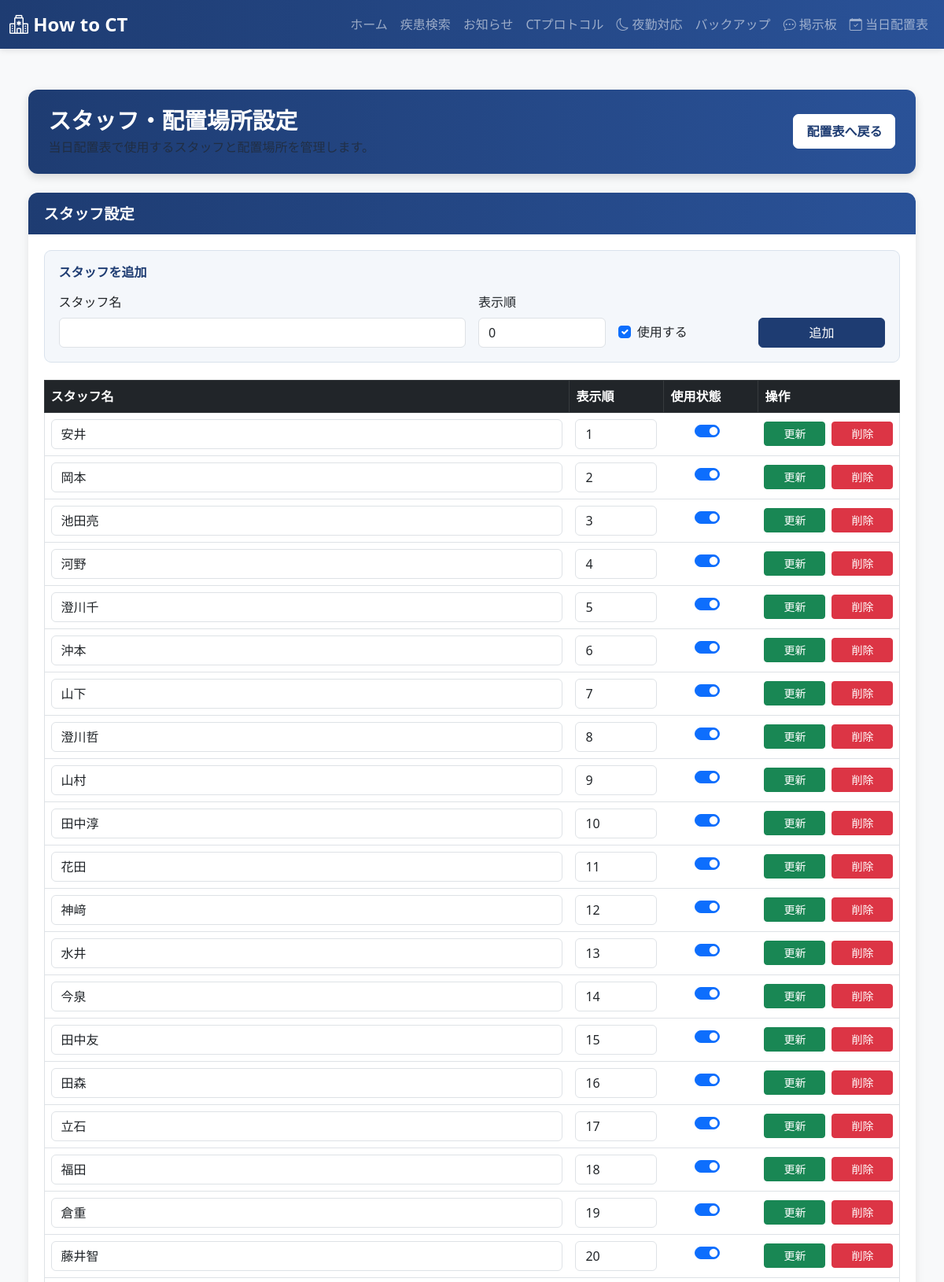
Page /assignment/settings/ (upper part) on the committed database.
### daily_assignment/models.py (models this page shows, shortened)
class Staff(models.Model):
    name = models.CharField("氏名", max_length=50, unique=True)
    display_order = models.PositiveIntegerField("表示順", default=0)
    is_active = models.BooleanField("使用中", default=True)
    class Meta:
        ordering = ("display_order", "name")
        verbose_name = "スタッフ"
        verbose_name_plural = "スタッフ"

### daily_assignment/views.py (the view)
# urls.py: path("settings/", views.settings_view, name="settings"),
@require_GET
def settings_view(request):
    staff_list = Staff.objects.all().order_by(
        "display_order",
        "name",
    )
    area_list = AssignmentArea.objects.all().order_by(
        "display_order",
        "id",
    )
    return render(
        request,
        "daily_assignment/settings.html",
        {
            "staff_list": staff_list,
            "area_list": area_list,
        },
    )

### ct_app/context_processors.py (called while the page is built)
def maintenance_status(request):
    return {
        'is_maintenance': getattr(settings, 'IS_MAINTENANCE', False)
    }

### daily_assignment/templates/daily_assignment/settings.html (shortened to what this page needs)
{% extends "ct_app/base.html" %}
{% load static %}
{% block extra_css %}
<link rel="stylesheet"
      href="{% static 'daily_assignment/settings.css' %}">
{% endblock %}
{% block content %}
<div class="settings-page">
    <div class="settings-page-header">
        <div>
            <h1 class="h3 mb-1">スタッフ・配置場所設定</h1>
            <p class="text-muted mb-0">
                当日配置表で使用するスタッフと配置場所を管理します。
            </p>
        </div>
        <a href="{% url 'daily_assignment:board' %}"
           class="settings-back-button">
            配置表へ戻る
        </a>
    </div>
    <div class="row g-4">
        <div class="col-12">
            <div class="settings-card">
                <div class="settings-card-header staff">
                    <h2 class="h5 mb-0">スタッフ設定</h2>
                </div>
                <div class="settings-card-body">
                    <div class="settings-add-panel">
                        <h3 class="h6 mb-3">スタッフを追加</h3>
                        <form method="post"
                              action="{% url 'daily_assignment:staff_add' %}"
                              class="row g-3 align-items-end">
                            <div class="col-12 col-md-6">
                                <label for="staff-name"
                                       class="form-label">
                                    スタッフ名
                                </label>
                                <input type="text"
                                       id="staff-name"
                                       name="name"
                                       class="form-control"
                                       maxlength="100"
                                       required>
                            </div>
                            <div class="col-6 col-md-2">
                                <label for="staff-order"
                                       class="form-label">
                                    表示順
                                </label>
                                <input type="number"
                                       id="staff-order"
                                       name="display_order"
                                       class="form-control"
                                       value="0"
                                       min="0"
                                       required>
                            </div>
                            <div class="col-6 col-md-2">
                                <div class="form-check mb-2">
                                    <input type="checkbox"
                                           id="staff-active"
                                           name="is_active"
                                           class="form-check-input"
                                           checked>
                                    <label for="staff-active"
                                           class="form-check-label">
                                        使用する
                                    </label>
                                </div>
                            </div>
                            <div class="col-12 col-md-2">
                                <button type="submit"
                                        class="btn btn-primary w-100">
                                    追加
                                </button>
                            </div>
                        </form>
                    </div>
                    <div class="settings-list-panel">
                        <div class="table-responsive">
                            <table class="table table-bordered table-hover align-middle">
                                <thead class="table-dark">
                                    <tr>
                                        <th style="min-width: 220px;">
                                            スタッフ名
                                    </th>
                                    <th style="width: 120px;">
                                        表示順
                                    </th>
                                    <th style="width: 120px;">
                                        使用状態
                                    </th>
                                    <th style="width: 180px;">
                                        操作
                                    </th>
                                </tr>
                            </thead>
                            <tbody>
                                {% for staff in staff_list %}
                                    <tr>
                                        <td colspan="4" class="p-0">
                                            <form method="post"
                                                  action="{% url 'daily_assignment:staff_update' staff.id %}"
                                                  class="row g-0 align-items-center">
                                                <div class="col-12 col-md">
                                                    <div class="p-2">
                                                        <input type="text"
                                                               name="name"
                                                               class="form-control"
                                                               value="{{ staff.name }}"
                                                               maxlength="100"
                                                               required>
                                                    </div>
                                                </div>
                                                <div class="col-6 col-md-auto"
                                                     style="width: 120px;">
                                                    <div class="p-2">
                                                        <input type="number"
                                                               name="display_order"
                                                               class="form-control"
                                                               value="{{ staff.display_order }}"
                                                               min="0"
                                                               required>
                                                    </div>
                                                </div>
                                                <div class="col-6 col-md-auto"
                                                     style="width: 120px;">
                                                    <div class="p-2 text-center">
                                                        <div class="form-check form-switch d-inline-block">
                                                            <input type="checkbox"
                                                                   name="is_active"
                                                                   class="form-check-input"
                                                                   {% if staff.is_active %}checked{% endif %}>
                                                        </div>
                                                    </div>
                                                </div>
                                                <div class="col-12 col-md-auto"
                                                     style="width: 180px;">
                                                    <div class="p-2 d-flex gap-2">
                                                        <button type="submit"
                                                                class="btn btn-sm btn-success flex-fill">
                                                            更新
                                                        </button>
                                                        <button type="submit"
                                                                formaction="{% url 'daily_assignment:staff_delete' staff.id %}"
                                                                class="btn btn-sm btn-danger flex-fill"
                                                                onclick="return confirm('スタッフ「{{ staff.name|escapejs }}」を削除しますか？');">
                                                            削除
                                                        </button>
                                                    </div>
                                                </div>
                                            </form>
                                        </td>
                                    </tr>
                                {% endfor %}
                            </tbody>
                        </table>
                    </div>
                </div>
            </div>
        </div>
</div>
{% endblock %}

### daily_assignment/static/daily_assignment/settings.css (style rules this page uses)
.settings-page { width: min(96%, 1400px); margin: 0 auto; padding: 28px 0 48px; }
.settings-page-header { display: flex; flex-wrap: wrap; justify-content: space-between; align-items: center; gap: 16px; margin-bottom: 24px; padding: 22px 26px; color: #fff; background: linear-gradient(90deg, #1e3c72, #2a5298); border-radius: 12px; box-shadow: 0 4px 12px rgba(0, 0, 0, 0.14); }
.settings-page-header h1 { margin: 0 0 6px; font-size: 1.8rem; font-weight: 700; }
.settings-page-header p { margin: 0; opacity: 0.9; }
.settings-back-button { display: inline-flex; align-items: center; justify-content: center; padding: 9px 16px; color: #1e3c72; background: #fff; border: 1px solid #fff; border-radius: 7px; font-weight: 600; text-decoration: none; transition: 0.2s; }
.settings-card { overflow: hidden; margin-bottom: 26px; background: #fff; border: none; border-radius: 12px; box-shadow: 0 3px 12px rgba(0, 0, 0, 0.09); }
.settings-card-header { padding: 15px 20px; color: #fff; }
.settings-card-header.staff { background: linear-gradient(90deg, #1e3c72, #2a5298); }
.settings-card-header h2 { margin: 0; font-size: 1.2rem; font-weight: 700; }
.settings-card-body { padding: 20px; }
.settings-add-panel { margin-bottom: 22px; padding: 18px; background: #f4f7fb; border: 1px solid #d9e2ec; border-radius: 9px; }
.settings-add-panel h3 { margin-bottom: 15px; color: #1e3c72; font-size: 1rem; font-weight: 700; }

### ct_app/templates/ct_app/base.html (style rules this page uses)
:root { --primary-color: #1e3c72; --secondary-color: #2a5298; }
body { background-color: #f8f9fa; font-family: 'Segoe UI', Tahoma, Geneva, Verdana, sans-serif; }
.btn-primary { background-color: var(--primary-color); border-color: var(--primary-color); }

### rows in the picture
Staff: name "安井", display_order "1", is_active "☑"
Staff: name "岡本", display_order "2", is_active "☑"
Staff: name "池田亮", display_order "3", is_active "☑"
Staff: name "河野", display_order "4", is_active "☑"
Staff: name "澄川千", display_order "5", is_active "☑"
Staff: name "沖本", display_order "6", is_active "☑"
Staff: name "山下", display_order "7", is_active "☑"
Staff: name "澄川哲", display_order "8", is_active "☑"
Staff: name "山村", display_order "9", is_active "☑"
Staff: name "田中淳", display_order "10", is_active "☑"
Staff: name "花田", display_order "11", is_active "☑"
Staff: name "神﨑", display_order "12", is_active "☑"
Staff: name "水井", display_order "13", is_active "☑"
Staff: name "今泉", display_order "14", is_active "☑"
Staff: name "田中友", display_order "15", is_active "☑"
Staff: name "田森", display_order "16", is_active "☑"
Staff: name "立石", display_order "17", is_active "☑"
Staff: name "福田", display_order "18", is_active "☑"
Staff: name "倉重", display_order "19", is_active "☑"
Staff: name "藤井智", display_order "20", is_active "☑"
